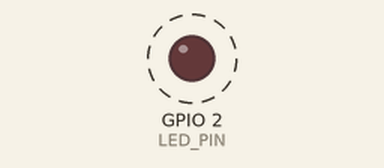
Simulated run of this program. Board: ESP32. Shown: output pins drawn as LEDs (lit = HIGH). Dashed ring = blinking. What the program prints to the serial monitor is not drawn.

Above: at 0.5 s.
Timing chart, 0 to 4.6 s (numbered marks = the images above):
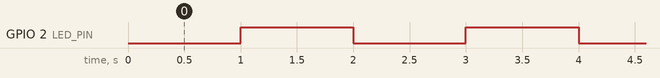

The program:

main.cpp
```cpp
#include <Arduino.h>

#define LED_PIN 2

hw_timer_t *timer = NULL;

volatile bool ledState = false;
volatile bool timerFlag = false;

void ARDUINO_ISR_ATTR onTimer() {
  timerFlag = true;
}

void setup() {
  Serial.begin(115200);

  pinMode(LED_PIN, OUTPUT);

  // Tao Hardware Timer
  timer = timerBegin(1000000);

  // Goi ham ngat moi 1 giay
  timerAttachInterrupt(timer, &onTimer);

  timerAlarm(timer, 1000000, true, 0);

  Serial.println("Hardware Timer started");
}

void loop() {
  if (timerFlag) {
    timerFlag = false;

    ledState = !ledState;
    digitalWrite(LED_PIN, ledState);

    Serial.println("Timer interrupt!");
  }
}
```

Measured:
- by itself, GPIO 2 (LED_PIN): alternates HIGH for 1.0 s and LOW for 1.0 s
